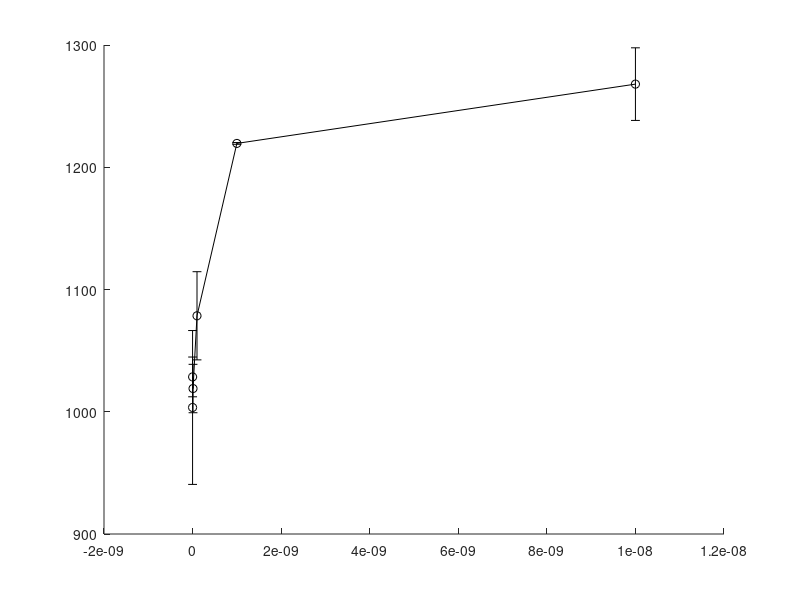

The MATLAB script that drew this image: (Note: this script raises an error after producing the figure.)
%B16 OVA halflife experiment
%Pulsed B16 cells (100k per well) with titration of IFN-gamma and 100nM OVA

%MHC GMFI

t1=[1289 1219 1104 1005 1017 959  
    1247 1220 1053 1033 1040 1048];
e1=std(t1);
t1_m=mean(t1); 
up1=[1020 902];
eup1=std(up1);
eup1_m=mean(up1);

t2=[3703 3226 2098 1290 1003 973
    3577 2957 2021 1253 969 937];
e2=std(t2);
t2_m=mean(t2);
up2=[947 922];
eup2=std(up2);
eup2_m=mean(up2);

t3=[11555 8637 3961 1587 1016 999
    10637 8316 3752 1363 992 974];
e3=std(t3);
t3_m=mean(t3);
up3=[1022 960];
eup3=std(up3);
eup3_m=mean(up3);

t4=[40798 32746 11550 2161 1112 1001
    49050 32421 11383 1893 845 976];
e4=std(t4);
t4_m=mean(t4);
up4=[1042 1035];
eup4=std(up4);
eup4_m=mean(up4);

t5=[86277 71575 25152 2948 1209 1200
    62679 42502 16433 2476 1224 1916];
e5=std(t5);
t5_m=mean(t5);
up5=[1256 1224];
eup5=std(up5);
eup5_m=mean(up5);

IFN=[10e-9 1e-9 100e-12 10e-12 1e-12 0];

%Plot H-2Kb GMFI versus IFN gamma at different time points

figure()
hold on
errorbar(IFN, t1_m, e1, '-ko', 'markeredgecolor', 'k', 'markerfacecolor', 'r', 'markersize', 8)
errorbar(IFN, t2_m, e2, '-ko', 'markeredgecolor', 'k', 'markerfacecolor', [1 0.5 0], 'markersize', 8)
errorbar(IFN, t3_m, e3, '-ko', 'markeredgecolor', 'k', 'markerfacecolor', 'y', 'markersize', 8)
errorbar(IFN, t4_m, e4, '-ko', 'markeredgecolor', 'k', 'markerfacecolor', 'g', 'markersize', 8)
errorbar(IFN, t5_m, e5, '-ko', 'markeredgecolor', 'k', 'markerfacecolor', 'b', 'markersize', 8)
set(gca, 'Fontsize', 20, 'xscale', 'log', 'yscale', 'log', 'ylim', [1e3 1e5], 'ygrid', 'on', 'xgrid', 'on')
set(gcf, 'color', 'w')
xlabel('log [IFN-\gamma], (M)')
ylabel('log H-2kb GMFI')
legend('4hr', '8hr', '12hr', '20hr', '24hr')
title('MHC expression over time')
box on

%%
%Organizing & Plotting MHC expression over time

mhcgamma1=[t1(:,1), t2(:,1), t3(:,1), t4(:,1), t5(:,1)];
eg1=std(mhcgamma1);
mhcgamma1_m=mean(mhcgamma1);

mhcgamma2=[t1(:,2), t2(:,2), t3(:,2), t4(:,2), t5(:,2)];
eg2=std(mhcgamma2);
mhcgamma2_m=mean(mhcgamma2);

mhcgamma3=[t1(:,3), t2(:,3), t3(:,3), t4(:,3), t5(:,3)];
eg3=std(mhcgamma3);
mhcgamma3_m=mean(mhcgamma3);

mhcgamma4=[t1(:,4), t2(:,4), t3(:,4), t4(:,4), t5(:,4)];
eg4=std(mhcgamma4);
mhcgamma4_m=mean(mhcgamma4);

mhcgamma5=[t1(:,5), t2(:,5), t3(:,5), t4(:,5), t5(:,5)];
eg5=std(mhcgamma5);
mhcgamma5_m=mean(mhcgamma5);

mhcgamma6=[t1(:,6), t2(:,6), t3(:,6), t4(:,6), t5(:,6)];
eg6=std(mhcgamma6);
mhcgamma6_m=mean(mhcgamma6);

unpulsed=[up1, up2, up3, up4, up5];
unpulsed=reshape(unpulsed, 2,5);
e_unpulsed=std(unpulsed);
m_unpulsed=mean(unpulsed);

time=[4 8 12 20 24];

figure()
hold on
errorbar(time, mhcgamma1_m, eg1, '-ko', 'markeredgecolor', 'k', 'markerfacecolor', 'r', 'markersize', 8)
errorbar(time, mhcgamma2_m, eg2, '-ko', 'markeredgecolor', 'k', 'markerfacecolor', [1 0.5 0], 'markersize', 8)
errorbar(time, mhcgamma3_m, eg3, '-ko', 'markeredgecolor', 'k', 'markerfacecolor', 'y', 'markersize', 8)
errorbar(time, mhcgamma4_m, eg4, '-ko', 'markeredgecolor', 'k', 'markerfacecolor', 'g', 'markersize', 8)
errorbar(time, mhcgamma5_m, eg5, '-ko', 'markeredgecolor', 'k', 'markerfacecolor', 'b', 'markersize', 8)
errorbar(time, mhcgamma6_m, eg6, '-ko', 'markeredgecolor', 'k', 'markerfacecolor', 'c', 'markersize', 8)
errorbar(time, m_unpulsed, e_unpulsed, '-ko', 'markeredgecolor', 'k', 'markerfacecolor', 'w', 'markersize', 8)
set(gca, 'Fontsize', 20, 'yscale', 'log', 'xgrid', 'on', 'ygrid', 'on')
set(gcf, 'color', 'w')
xlabel('Time, (hours)')
ylabel('log H-2Kb GMFI')
legend('10nM IFN-\gamma', '1nM', '100pM', '10pM', '1pM', '0', 'Unpulsed')
title('H-2Kb expression over time')
box on
%

%%
%ova GMFI

t1=[1715 1577 1450 1427 1442 1360  
    1600 1595 1433 1455 1490 1509];
e1=std(t1);
t1_m=mean(t1); 
up1=[234 228];
eup1=std(up1);
eup1_m=mean(up1);

t2=[1918 1805 1422 1383 1325 1295
    1818 1621 1325 1280 1263 1229];
e2=std(t2);
t2_m=mean(t2);
up2=[256 248];
eup2=std(up2);
eup2_m=mean(up2);

t3=[1349 1138 870 843 815 804
    1259 1094 795 698 756 757];
e3=std(t3);
t3_m=mean(t3);
up3=[354 324];
eup3=std(up3);
eup3_m=mean(up3);

t4=[1766 1415 566 432 426 390
    1870 1326 540 391 381 356];
e4=std(t4);
t4_m=mean(t4);
up4=[329 326];
eup4=std(up4);
eup4_m=mean(up4);

t5=[2731 2457 776 439 417 349
    2287 1651 638 388 396 836];
e5=std(t5);
t5_m=mean(t5);
up5=[381 333];
eup5=std(up5);
eup5_m=mean(up5);

IFN=[10e-9 1e-9 100e-12 10e-12 1e-12 0];

%Plot OVA GMFI versus IFN gamma at different time points

figure()
hold on
errorbar(IFN, t1_m, e1, '-ko', 'markeredgecolor', 'k', 'markerfacecolor', 'r', 'markersize', 8)
errorbar(1e-12, eup1_m, eup1, 'ko', 'markeredgecolor', 'k', 'markerfacecolor', 'r', 'markersize', 10)
errorbar(IFN, t2_m, e2, '-ko', 'markeredgecolor', 'k', 'markerfacecolor', [1 0.5 0], 'markersize', 8)
errorbar(10e-12, eup2_m, eup2, 'ko', 'markeredgecolor', 'k', 'markerfacecolor', [1 0.5 0], 'markersize', 10)
errorbar(IFN, t3_m, e3, '-ko', 'markeredgecolor', 'k', 'markerfacecolor', 'y', 'markersize', 8)
errorbar(100e-12, eup3_m, eup3, 'ko', 'markeredgecolor', 'k', 'markerfacecolor', 'y', 'markersize', 10)
errorbar(IFN, t4_m, e4, '-ko', 'markeredgecolor', 'k', 'markerfacecolor', 'g', 'markersize', 8)
errorbar(1000e-12, eup4_m, eup4, 'ko', 'markeredgecolor', 'k', 'markerfacecolor', 'g', 'markersize', 10)
errorbar(IFN, t5_m, e5, '-ko', 'markeredgecolor', 'k', 'markerfacecolor', 'b', 'markersize', 8)
errorbar(10000e-12, eup5_m, eup5, 'ko', 'markeredgecolor', 'k', 'markerfacecolor', 'b', 'markersize', 10)
set(gca, 'Fontsize', 20, 'xscale', 'log', 'yscale', 'log', 'xgrid', 'on', 'ygrid', 'on')
set(gcf, 'color', 'w')
xlabel('log [IFN-\gamma], (M)')
ylabel('log OVA GMFI')
legend('4hr', 'Unpulsed 4h', '8hr', 'Unpulsed 8hr', '12hr', 'Unpulsed 12hr', '20hr', 'Unpulsed 20hr', '24hr', 'Unpulsed 24hr')
title('OVA expression over time')
box on

%%
%Organizing & Plotting OVA presentation over time

gamma1=[t1(:,1), t2(:,1), t3(:,1), t4(:,1), t5(:,1)];
eg1=std(gamma1);
gamma1_m=mean(gamma1);

gamma2=[t1(:,2), t2(:,2), t3(:,2), t4(:,2), t5(:,2)];
eg2=std(gamma2);
gamma2_m=mean(gamma2);

gamma3=[t1(:,3), t2(:,3), t3(:,3), t4(:,3), t5(:,3)];
eg3=std(gamma3);
gamma3_m=mean(gamma3);

gamma4=[t1(:,4), t2(:,4), t3(:,4), t4(:,4), t5(:,4)];
eg4=std(gamma4);
gamma4_m=mean(gamma4);

gamma5=[t1(:,5), t2(:,5), t3(:,5), t4(:,5), t5(:,5)];
eg5=std(gamma5);
gamma5_m=mean(gamma5);

gamma6=[t1(:,6), t2(:,6), t3(:,6), t4(:,6), t5(:,6)];
eg6=std(gamma6);
gamma6_m=mean(gamma6);

unpulsed=[up1, up2, up3, up4, up5];
unpulsed=reshape(unpulsed, 2,5);
e_unpulsed=std(unpulsed);
m_unpulsed=mean(unpulsed);

%Subtract the background from Kb-OVA staining by subtracting GMFI of
%unpulsed control
gamma1_norm=gamma1_m-m_unpulsed;
gamma2_norm=gamma2_m-m_unpulsed; 
gamma3_norm=gamma3_m-m_unpulsed; 
gamma4_norm=gamma4_m-m_unpulsed; 
gamma5_norm=gamma5_m-m_unpulsed; 
gamma6_norm=gamma6_m-m_unpulsed; 

time=[4 8 12 20 24];

figure()
hold on
errorbar(time, gamma1_m, eg1, '-ko', 'markeredgecolor', 'k', 'markerfacecolor', 'r', 'markersize', 8)
errorbar(time, gamma2_m, eg2, '-ko', 'markeredgecolor', 'k', 'markerfacecolor', [1 0.5 0], 'markersize', 8)
errorbar(time, gamma3_m, eg3, '-ko', 'markeredgecolor', 'k', 'markerfacecolor', 'y', 'markersize', 8)
errorbar(time, gamma4_m, eg4, '-ko', 'markeredgecolor', 'k', 'markerfacecolor', 'g', 'markersize', 8)
errorbar(time, gamma5_m, eg5, '-ko', 'markeredgecolor', 'k', 'markerfacecolor', 'b', 'markersize', 8)
errorbar(time, gamma6_m, eg6, '-ko', 'markeredgecolor', 'k', 'markerfacecolor', 'c', 'markersize', 8)
errorbar(time, m_unpulsed, e_unpulsed, '-ko', 'markeredgecolor', 'k', 'markerfacecolor', 'w', 'markersize', 8)
set(gca, 'Fontsize', 20, 'yscale', 'log', 'xgrid', 'on', 'ygrid', 'on')
set(gcf, 'color', 'w')
xlabel('Time, (hours)')
ylabel('log OVA GMFI')
legend('10nM IFN-\gamma', '1nM', '100pM', '10pM', '1pM', '0', 'Unpulsed')
title('OVA expression over time')
box on

%Plot the product of normalized Kb-OVA and MHC
figure()
hold on
plot(mhcgamma1_m, gamma1_norm, '-ko', 'markeredgecolor', 'k', 'markerfacecolor', 'r', 'markersize', 8)
plot(mhcgamma2_m, gamma2_norm, '-ko', 'markeredgecolor', 'k', 'markerfacecolor', [1 0.5 0], 'markersize', 8)
plot(mhcgamma3_m, gamma3_norm, '-ko', 'markeredgecolor', 'k', 'markerfacecolor', 'y', 'markersize', 8)
plot(mhcgamma4_m, gamma4_norm, '-ko', 'markeredgecolor', 'k', 'markerfacecolor', 'g', 'markersize', 8)
plot(mhcgamma5_m, gamma5_norm, '-ko', 'markeredgecolor', 'k', 'markerfacecolor', 'b', 'markersize', 8)
plot(mhcgamma6_m, gamma6_norm, '-ko', 'markeredgecolor', 'k', 'markerfacecolor', 'c', 'markersize', 8)
set(gca, 'Fontsize', 20, 'yscale', 'log', 'xscale', 'log', 'xgrid', 'on', 'ygrid', 'on')
set(gcf, 'color', 'w')
xlabel('log H-2Kb GMFI')
ylabel('log Normalized Kb-OVA GMFI')
legend('10nM IFN-\gamma', '1nM', '100pM', '10pM', '1pM', '0')
title('Normalized Kb-OVA*MHC fluorescence')
box on

%%

%Plot the percentage of living cells in the first 24 hours of exposure to
%IFN-gamma

t1=[96.6 95.8 95.7 96.5 96.7 96.2
    97.2 97.8 97.7 97.6 97.8 97.1];
e1=std(t1);
t1_m=mean(t1); 

t2=[97.6 97.6 97.8 97.9 96.8 98.3
    96.6 97.1 97.6 98.1 97.8 97.2];
e2=std(t2);
t2_m=mean(t2);

t3=[96.5 97.8 98.4 98 98.4 98
    93.4 96.8 94.9 96.6 96.7 96.5];
e3=std(t3);
t3_m=mean(t3);

t4=[98.1 99 98.7 99.1 99 99.1
    97.6 98 97.9 98 98.3 98.5];
e4=std(t4);
t4_m=mean(t4);

t5=[97.4 97.8 96.6 98.6 98.6 98.9
    97.3 97.7 96.7 97.9 98.8 96.6];
e5=std(t5);
t5_m=mean(t5);

%Reorganize data to plot the percentage alive over time for each IfN-gamma
%concentration.
gamma1=[t1(:,1), t2(:,1), t3(:,1), t4(:,1), t5(:,1)];
eg1=std(gamma1);
gamma1_m=mean(gamma1);

gamma2=[t1(:,2), t2(:,2), t3(:,2), t4(:,2), t5(:,2)];
eg2=std(gamma2);
gamma2_m=mean(gamma2);

gamma3=[t1(:,3), t2(:,3), t3(:,3), t4(:,3), t5(:,3)];
eg3=std(gamma3);
gamma3_m=mean(gamma3);

gamma4=[t1(:,4), t2(:,4), t3(:,4), t4(:,4), t5(:,4)];
eg4=std(gamma4);
gamma4_m=mean(gamma4);

gamma5=[t1(:,5), t2(:,5), t3(:,5), t4(:,5), t5(:,5)];
eg5=std(gamma5);
gamma5_m=mean(gamma5);

gamma6=[t1(:,6), t2(:,6), t3(:,6), t4(:,6), t5(:,6)];
eg6=std(gamma6);
gamma6_m=mean(gamma6);

time=[4 8 12 20 24];

figure()
hold on
errorbar(time, gamma1_m, eg1, '-ko', 'markeredgecolor', 'k', 'markerfacecolor', 'r', 'markersize', 8)
errorbar(time, gamma2_m, eg2, '-ko', 'markeredgecolor', 'k', 'markerfacecolor', [1 0.5 0], 'markersize', 8)
errorbar(time, gamma3_m, eg3, '-ko', 'markeredgecolor', 'k', 'markerfacecolor', 'y', 'markersize', 8)
errorbar(time, gamma4_m, eg4, '-ko', 'markeredgecolor', 'k', 'markerfacecolor', 'g', 'markersize', 8)
errorbar(time, gamma5_m, eg5, '-ko', 'markeredgecolor', 'k', 'markerfacecolor', 'b', 'markersize', 8)
errorbar(time, gamma6_m, eg6, '-ko', 'markeredgecolor', 'k', 'markerfacecolor', 'c', 'markersize', 8)
set(gca, 'Fontsize', 20, 'xgrid', 'on', 'ygrid', 'on', 'ylim', [0 100])
set(gcf, 'color', 'w')
xlabel('Time, (hours)')
ylabel('% alive')
legend('10nM IFN-\gamma', '1nM', '100pM', '10pM', '1pM', '0')
title('Percentage alive over time')
box on

%%
%MHC CV over time

t1=[88.3 84.8 90.8 93.3 103 106
    89.7 91.4 88.8 94.2 94.3 92.8];
e1=std(t1);
t1_m=mean(t1); 
up1=[98.5 96];
eup1=std(up1);
eup1_m=mean(up1);

t2=[73.8 77.9 80 93.1 107 99.6
    73.1 74.9 80.7 95.3 101 106];
e2=std(t2);
t2_m=mean(t2);
up2=[95.8 95.7];
eup2=std(up2);
eup2_m=mean(up2);

t3=[59 58.7 67 83.3 93.4 95.9
    60 59.3 68.5 84.4 90.3 97.9];
e3=std(t3);
t3_m=mean(t3);
up3=[87 92.2];
eup3=std(up3);
eup3_m=mean(up3);

t4=[55.6 53.6 65.2 84.6 117 106
    50.8 53.6 63.2 84 83.2 93.6];
e4=std(t4);
t4_m=mean(t4);
up4=[93.6 91.4];
eup4=std(up4);
eup4_m=mean(up4);

t5=[42.7 44.2 55 82.5 94.5 92.6
    58.9 66.3 68.8 88.4 111 87.7];
e5=std(t5);
t5_m=mean(t5);
up5=[135 105];
eup5=std(up5);
eup5_m=mean(up5);

IFN=[10e-9 1e-9 100e-12 10e-12 1e-12 0];

%Plot H-2Kb GMFI versus IFN gamma at different time points

figure()
hold on
errorbar(IFN, t1_m, e1, '-ko', 'markeredgecolor', 'k', 'markerfacecolor', 'r', 'markersize', 8)
errorbar(IFN, t2_m, e2, '-ko', 'markeredgecolor', 'k', 'markerfacecolor', [1 0.5 0], 'markersize', 8)
errorbar(IFN, t3_m, e3, '-ko', 'markeredgecolor', 'k', 'markerfacecolor', 'y', 'markersize', 8)
errorbar(IFN, t4_m, e4, '-ko', 'markeredgecolor', 'k', 'markerfacecolor', 'g', 'markersize', 8)
errorbar(IFN, t5_m, e5, '-ko', 'markeredgecolor', 'k', 'markerfacecolor', 'b', 'markersize', 8)
set(gca, 'Fontsize', 20, 'xscale', 'log', 'ygrid', 'on', 'xgrid', 'on')
set(gcf, 'color', 'w')
xlabel('log [IFN-\gamma], (M)')
ylabel('CV')
legend('4hr', '8hr', '12hr', '20hr', '24hr')
title('CV of MHC distribution')
box on

%%
%Organizing & Plotting MHC CV expression over time

gamma1=[t1(:,1), t2(:,1), t3(:,1), t4(:,1), t5(:,1)];
eg1=std(gamma1);
gamma1_m=mean(gamma1);

gamma2=[t1(:,2), t2(:,2), t3(:,2), t4(:,2), t5(:,2)];
eg2=std(gamma2);
gamma2_m=mean(gamma2);

gamma3=[t1(:,3), t2(:,3), t3(:,3), t4(:,3), t5(:,3)];
eg3=std(gamma3);
gamma3_m=mean(gamma3);

gamma4=[t1(:,4), t2(:,4), t3(:,4), t4(:,4), t5(:,4)];
eg4=std(gamma4);
gamma4_m=mean(gamma4);

gamma5=[t1(:,5), t2(:,5), t3(:,5), t4(:,5), t5(:,5)];
eg5=std(gamma5);
gamma5_m=mean(gamma5);

gamma6=[t1(:,6), t2(:,6), t3(:,6), t4(:,6), t5(:,6)];
eg6=std(gamma6);
gamma6_m=mean(gamma6);

unpulsed=[up1, up2, up3, up4, up5];
unpulsed=reshape(unpulsed, 2,5);
e_unpulsed=std(unpulsed);
m_unpulsed=mean(unpulsed);

time=[4 8 12 20 24];

figure()
hold on
errorbar(time, gamma1_m, eg1, '-ko', 'markeredgecolor', 'k', 'markerfacecolor', 'r', 'markersize', 8)
errorbar(time, gamma2_m, eg2, '-ko', 'markeredgecolor', 'k', 'markerfacecolor', [1 0.5 0], 'markersize', 8)
errorbar(time, gamma3_m, eg3, '-ko', 'markeredgecolor', 'k', 'markerfacecolor', 'y', 'markersize', 8)
errorbar(time, gamma4_m, eg4, '-ko', 'markeredgecolor', 'k', 'markerfacecolor', 'g', 'markersize', 8)
errorbar(time, gamma5_m, eg5, '-ko', 'markeredgecolor', 'k', 'markerfacecolor', 'b', 'markersize', 8)
errorbar(time, gamma6_m, eg6, '-ko', 'markeredgecolor', 'k', 'markerfacecolor', 'c', 'markersize', 8)
errorbar(time, m_unpulsed, e_unpulsed, '-ko', 'markeredgecolor', 'k', 'markerfacecolor', 'w', 'markersize', 8)
set(gca, 'Fontsize', 20, 'xgrid', 'on', 'ygrid', 'on')
set(gcf, 'color', 'w')
xlabel('Time, (hours)')
ylabel('CV')
legend('10nM IFN-\gamma', '1nM', '100pM', '10pM', '1pM', '0', 'Unpulsed')
title('CV of MHC distribution over time')
box on

